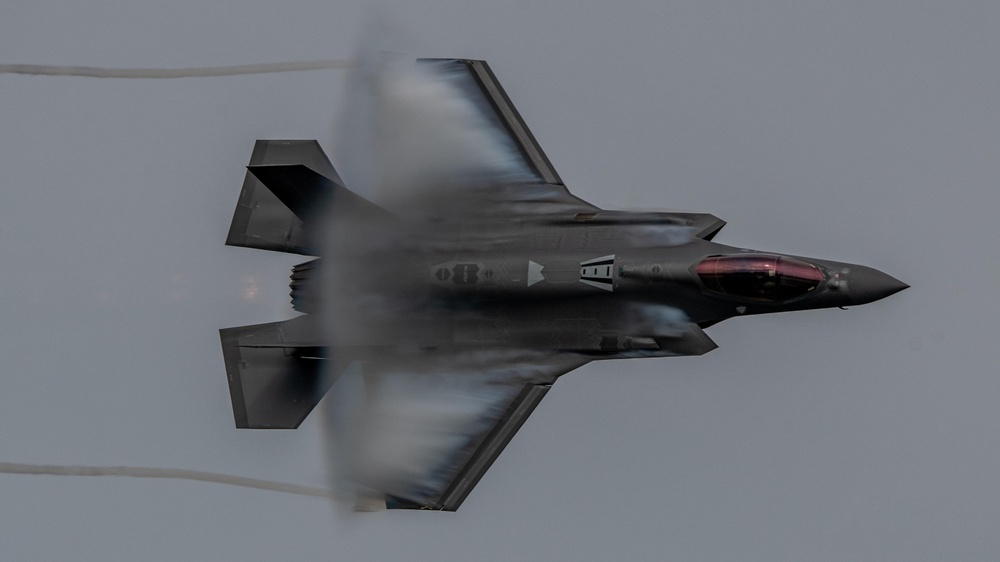
#> input picture dip_lab/img_1.jpg, 1000 x 562 px, shrunk from 5120 x 2880 before the run
$ python lab_5.py
#> lines starting #> are read from the running program, lines starting #| are printed output that depends on the picture
import os
from PIL import Image

# 1. Load images and convert to RGB
img_1 = Image.open('img_1.jpg').convert('RGB')
#> img_1 is the input picture: PIL image 1000x562 RGB; mean R, G, B 110.3, 114, 121
img_2 = Image.open('img_2.jpg').convert('RGB')
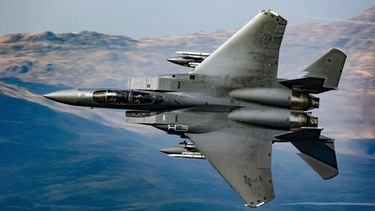
#> input picture dip_lab/img_2.jpg, 375 x 211 px, shrunk from 1920 x 1080 before the run
#> img_2 is the input picture: PIL image 375x211 RGB; mean R, G, B 96.5, 116.5, 131.6

w, h = img_1.size
#> w = 1000; h = 562

# Ensure both images have the same dimensions for pixel-by-pixel operations
img_2 = img_2.resize((w, h))
#> img_2: PIL image 1000x562 RGB

pix1 = img_1.load()
pix2 = img_2.load()

# 2. Create all output canvas images
add_img = Image.new("RGB", (w, h))
#> add_img: PIL image 1000x562 RGB; every value is 0
sub_img = Image.new("RGB", (w, h))
mul_img = Image.new("RGB", (w, h))
div_img = Image.new("RGB", (w, h))

and_img = Image.new("RGB", (w, h))
or_img  = Image.new("RGB", (w, h))
not_img = Image.new("RGB", (w, h))

# Load pixel access for all outputs
p_add = add_img.load()
p_sub = sub_img.load()
p_mul = mul_img.load()
p_div = div_img.load()

p_and = and_img.load()
p_or  = or_img.load()
p_not = not_img.load()

# 3. Calculate all operations inside a single nested loop
for y in range(h):
    for x in range(w):
        r1, g1, b1 = pix1[x, y]
        r2, g2, b2 = pix2[x, y]

        # --- Arithmetic Operations ---
        # ADD: clamp to max 255
        p_add[x, y] = (min(r1 + r2, 255), min(g1 + g2, 255), min(b1 + b2, 255))

        # SUB: clamp to min 0
        p_sub[x, y] = (max(r1 - r2, 0), max(g1 - g2, 0), max(b1 - b2, 0))

        # MUL: normalized by 255 so intensities stay within 0-255
        p_mul[x, y] = ((r1 * r2) // 255, (g1 * g2) // 255, (b1 * b2) // 255)

        # DIV: divide with safe check (add 1 to avoid zero-division)
        p_div[x, y] = (
            min(int((r1 / (r2 + 1)) * 255), 255),
            min(int((g1 / (g2 + 1)) * 255), 255),
            min(int((b1 / (b2 + 1)) * 255), 255)
        )

        # --- Logical Operations ---
        # AND: bitwise &
        p_and[x, y] = (r1 & r2, g1 & g2, b1 & b2)

        # OR: bitwise |
        p_or[x, y] = (r1 | r2, g1 | r2, b1 | b2)

        # NOT: invert image 1 (255 - value)
        p_not[x, y] = (255 - r1, 255 - g1, 255 - b1)

# 4. Save output images
output_dir = "out_put_images"
os.makedirs(output_dir, exist_ok=True)

add_img.save(os.path.join(output_dir, "addition.jpg"))
sub_img.save(os.path.join(output_dir, "subtraction.jpg"))
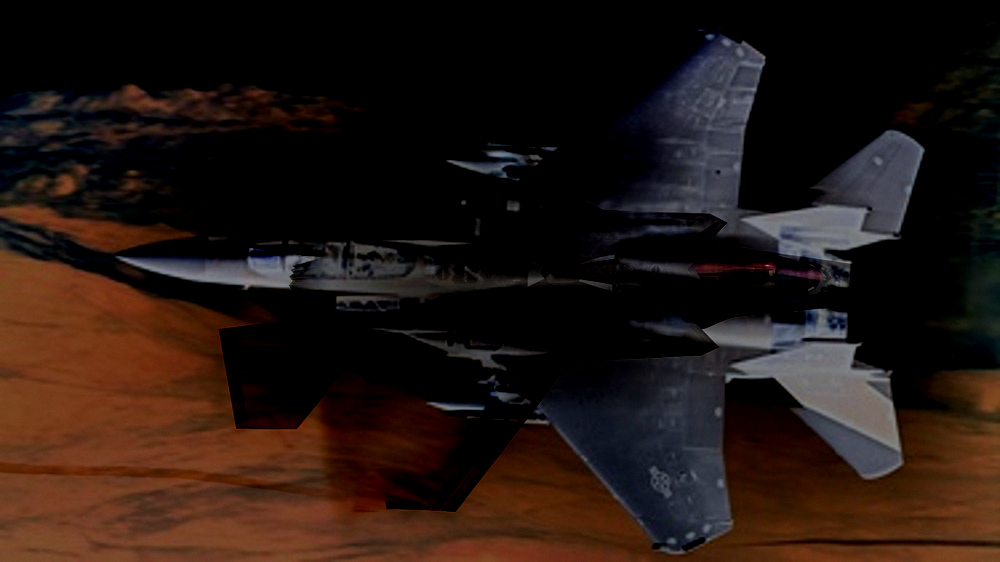
#> saved as subtraction.jpg: PIL image 1000x562 RGB; mean R, G, B 35.5, 22.3, 17.2
mul_img.save(os.path.join(output_dir, "multiplication.jpg"))
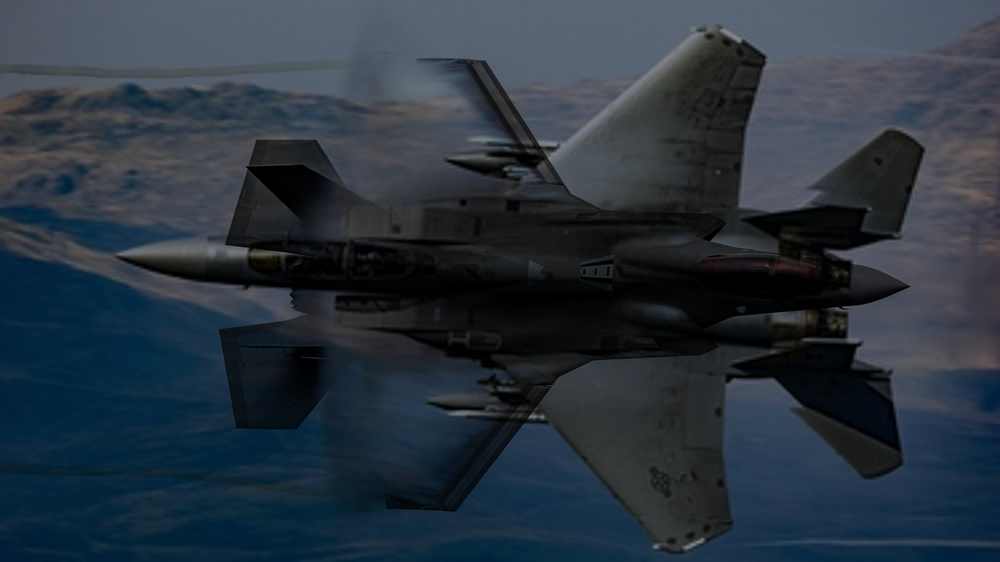
#> saved as multiplication.jpg: PIL image 1000x562 RGB; mean R, G, B 41.5, 52.4, 63.3
div_img.save(os.path.join(output_dir, "division.jpg"))
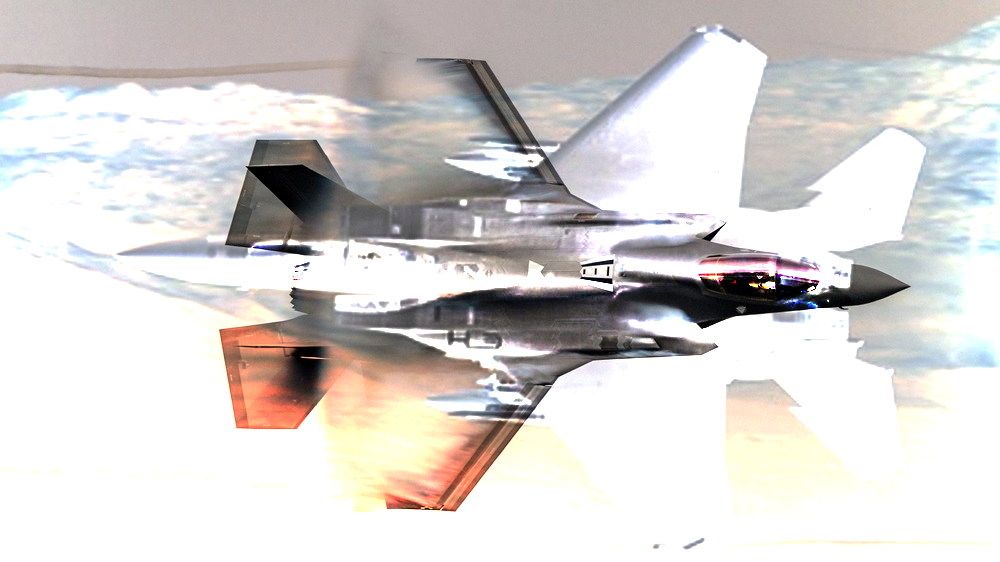
#> saved as division.jpg: PIL image 1000x562 RGB; mean R, G, B 215.2, 211.2, 209.2

and_img.save(os.path.join(output_dir, "logical_and.jpg"))
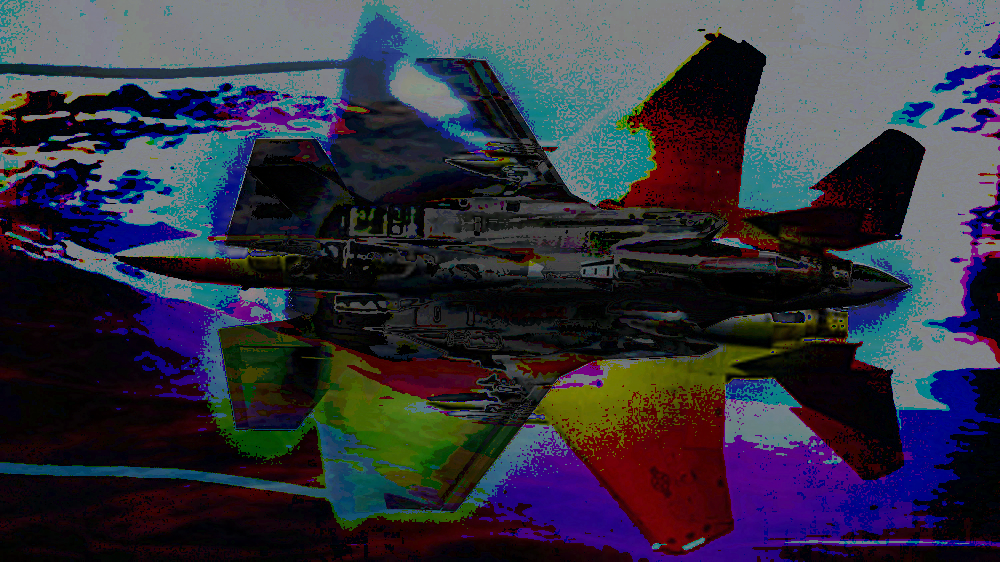
#> saved as logical_and.jpg: PIL image 1000x562 RGB; mean R, G, B 51.6, 50.4, 62.9
or_img.save(os.path.join(output_dir, "logical_or.jpg"))
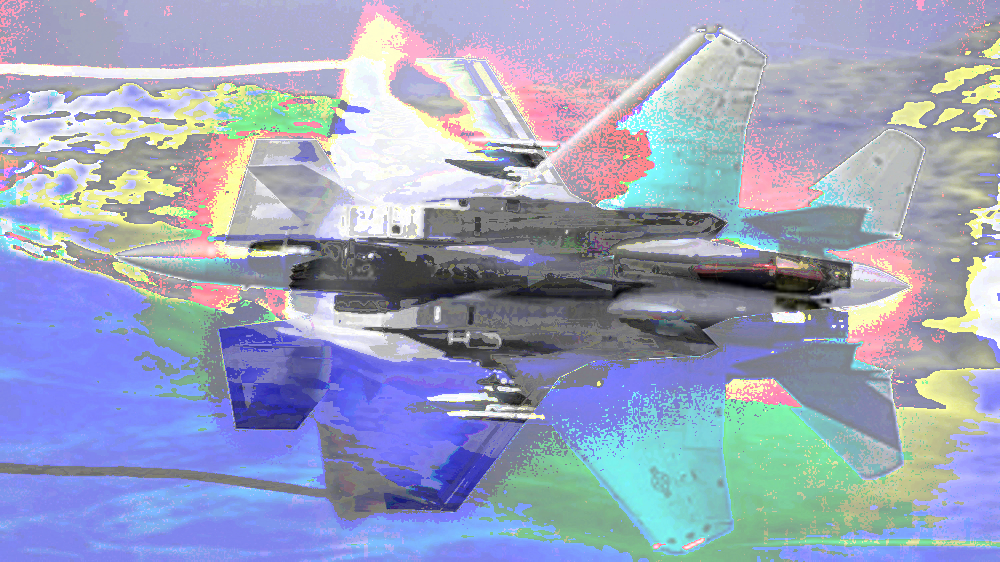
#> saved as logical_or.jpg: PIL image 1000x562 RGB; mean R, G, B 155.2, 163.8, 189.8
not_img.save(os.path.join(output_dir, "logical_not.jpg"))
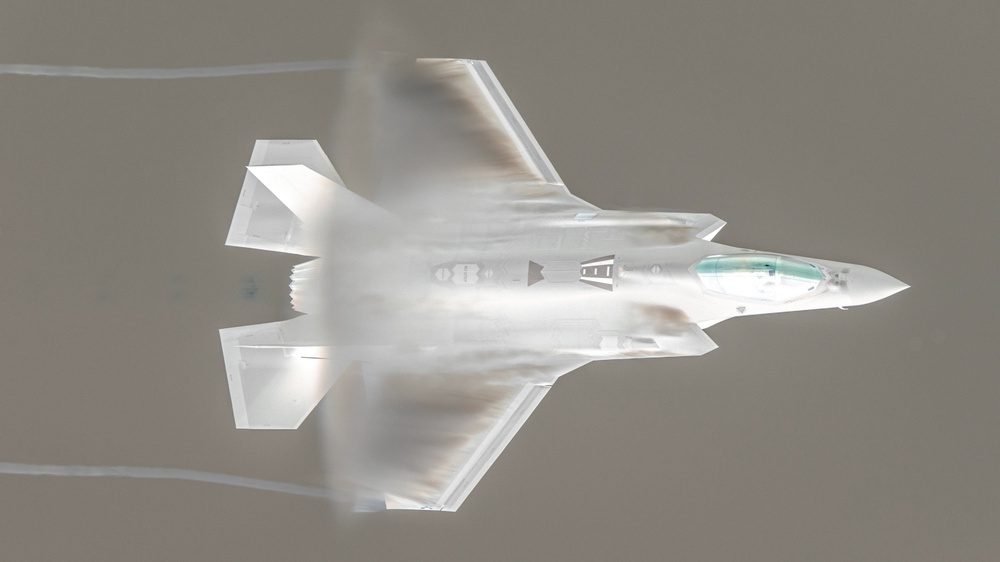
#> saved as logical_not.jpg: PIL image 1000x562 RGB; mean R, G, B 144.7, 141, 134

print("All arithmetic and logical images saved successfully to out_put_images.")
